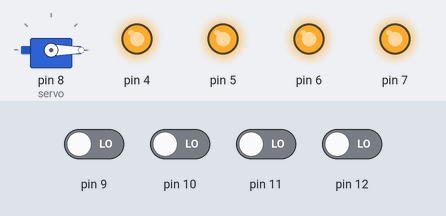
Simulated run of this sketch. Board: Arduino Uno, built with avr-gcc and run on an emulated ATmega328P. Parts: servo, output pins drawn as LEDs (lit = HIGH). The inputs (shaded band) are chosen by the test bench; at power-on: pin 9–12 LOW.

Above: at 12.8 s.
12.9 s: pin 9 driven HIGH
At 16.3 s:
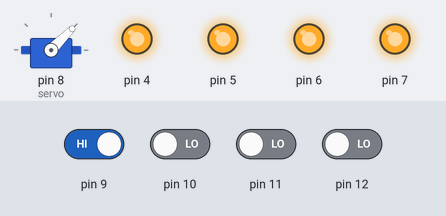
21.5 s: pin 9 driven LOW
At 22.4 s:
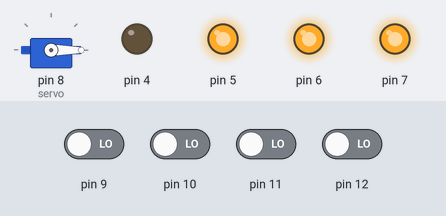
27.5 s: pin 11 driven HIGH
At 28.4 s:
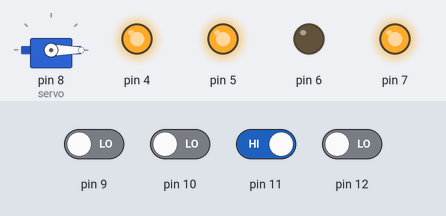
35.5 s: pin 11 driven LOW
At 37.4 s:
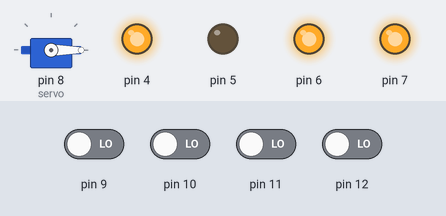
41.5 s: pin 12 driven HIGH
At 43.4 s:
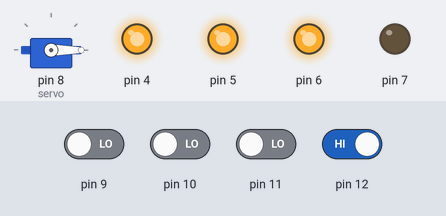
Timing chart, 0 to 50.5 s (numbered marks = the images above; inputs shaded):
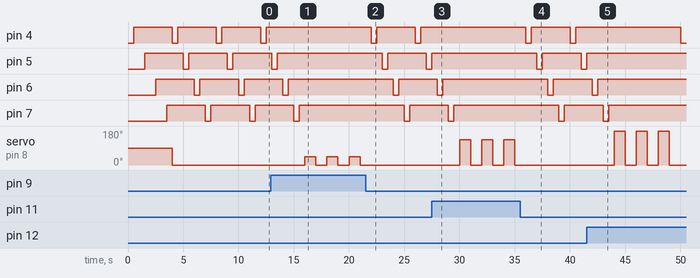

The sketch:

smooth_fyyran1.ino
```cpp
#include <Servo.h>

Servo servo;

void setup()
{
  pinMode(4, OUTPUT);
  pinMode(5, OUTPUT);
  pinMode(6, OUTPUT);
  pinMode(7, OUTPUT);
  servo.attach(8);
  pinMode(9, INPUT);
  pinMode(10, INPUT);
  pinMode(11, INPUT);
  pinMode(12, INPUT);

}

void loop()
{
  int i;
  for(i=4;i<=7;i++)
  {
  	digitalWrite(i, LOW);
  	delay(500);
  	digitalWrite(i, HIGH);
  	delay(500);
  }

  int pos=0;
  int button1,button2,button3,button4;
  button1=digitalRead(9);
  button2=digitalRead(10);
  button3=digitalRead(11);
  button4=digitalRead(12);

  servo.write(pos);

  if(button1==1)
  {
    pos=45;
  }
  else if(button2==1)
  {
    pos=90;
  }
  else if(button3==1)
  {
    pos=135;
  }
  else if(button4==1)
  {
    pos=180;
  }

  if(button1==1 || button2==1 || button3==1 || button4==1)
  {
    for(int i=0;i<3;i++)
  	{
      	servo.write(pos);
  		delay(1000);
    	servo.write(0);
    	delay(1000);
  	}
  }
}
```

Measured:
- after the input at 12.9 s, pin 4: stops changing and stays HIGH; pin 5: goes on until 13.5 s, then stays HIGH; pin 6: goes on until 14.5 s, then stays HIGH; pin 7: goes on until 15.5 s, then stays HIGH; servo on pin 8 (servo): alternates 45° for 1.0 s and 0° for 1.0 s, starting after 3.1 s
- after the input at 21.5 s, servo on pin 8 (servo): stays 0° (without the input it goes to 45° after 4.5 s)
- after the input at 27.5 s, pin 4: stops changing and stays HIGH; pin 5: goes on until 27.5 s, then stays HIGH; pin 6: goes on until 28.5 s, then stays HIGH; pin 7: goes on until 29.5 s, then stays HIGH; servo on pin 8 (servo): alternates 135° for 1.0 s and 0° for 1.0 s, starting after 2.5 s
- after the input at 35.5 s, servo on pin 8 (servo): stays 0° (without the input it goes to 135° after 4.5 s)
- after the input at 41.5 s, pin 5: goes on until 41.5 s, then stays HIGH; pin 6: goes on until 42.5 s, then stays HIGH; pin 7: goes on until 43.5 s, then stays HIGH; servo on pin 8 (servo): alternates 180° for 1.0 s and 0° for 1.0 s, starting after 2.5 s
- by itself, pin 4–7: alternates HIGH for 3.5 s and LOW for 0.50 s
